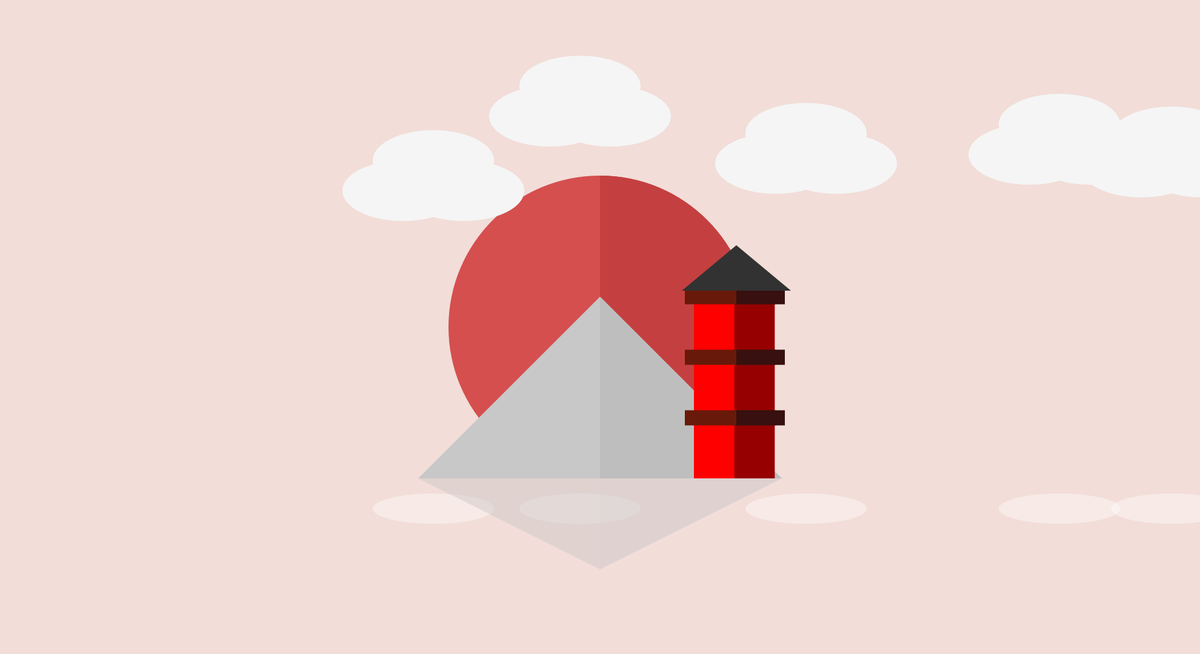
Frame 1 (no input)
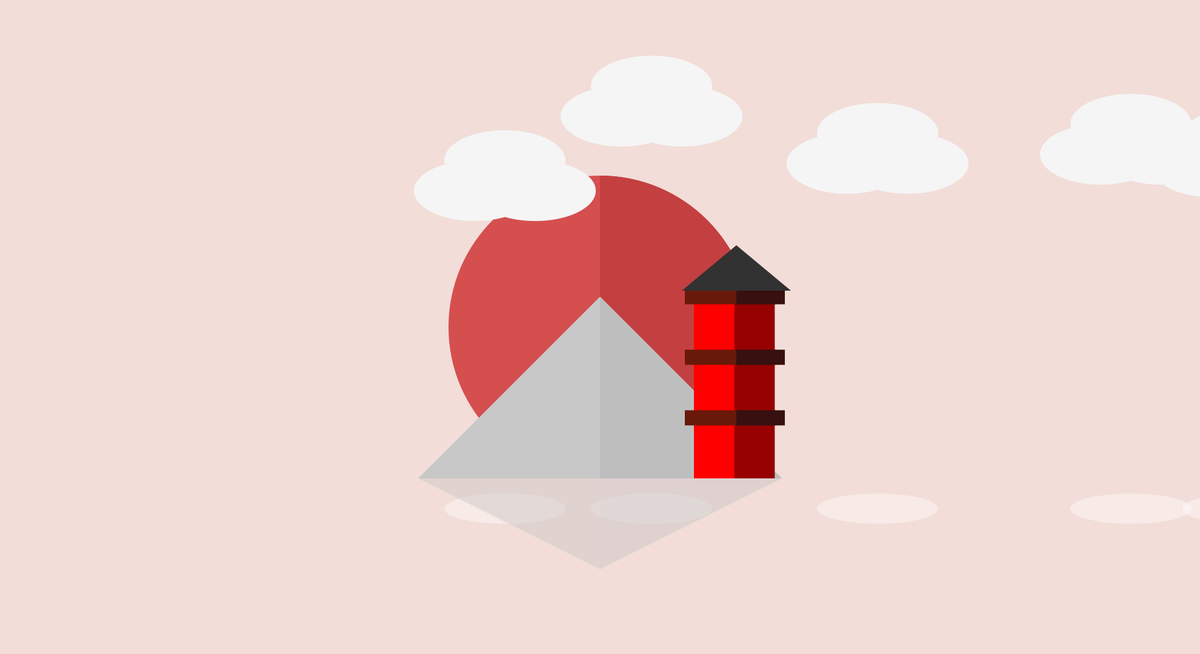
Frame 60 (the mouse pressed at the canvas centre just before this capture)
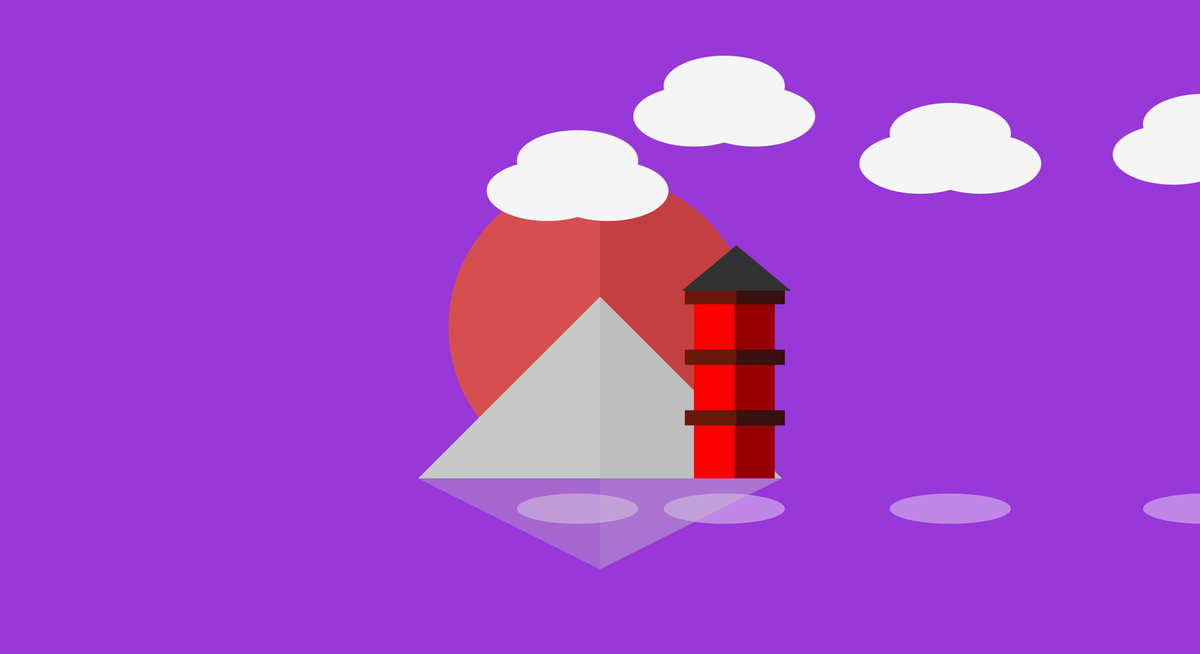
Frame 120 (the mouse held since frame 60 and released just before this capture)

The Processing sketch that drew these frames (run headless with seeded random() and noise(); from frame 60 on, the mouse is pressed at the canvas centre):

// Processing sketch: Day2
// ── Day2.pde
String printThis = "Your sketch is: ";
int r = 242;
int g = 221;
int b = 216;

int radius = 500;
int Clouds;
int[] PosX;
int[] PosY;

void setup()
{  
  size(1980, 1080);
  PosX = new int[10];
  PosY = new int[10];
  Clouds = 5;
  for(int i = 0; i < Clouds;i++)
  {
    float RanNo = random(0,width);
    PosX[i] = int(RanNo);
    float RanH = random(0,height/4);
    PosY[i] = int(RanH);
  }
}



void draw() 
{
  //Update
  //clear();
  //PosX[1]--;
   
   MouseControl();
   DrawSun();
   DrawClouds(Clouds);
   DrawMoutain();
   DrawTower(3);
}

void MouseControl()
{
  int VarX = mouseX/6;
  int VarY = mouseY/6;
  background(r-VarY,g-VarX,b);
}

void DrawClouds(int Amount)
{
  for (int i = 0; i < Amount; i++)
  {
    noStroke();
    fill(245,245,245);
    ellipse(PosX[i],height/2 - 200 - PosY[i],200,100);
    
    noStroke();
    fill(245,245,245);
    ellipse(100 + PosX[i],height/2 - 200 - PosY[i],200,100);
    
    noStroke();
    fill(245,245,245);
    ellipse(50 + PosX[i],height/2 - 250 - PosY[i],200,100);
    
    //Shadow
    noStroke();
    fill(255,255,255,100);
    ellipse(50 + PosX[i],height/2 + 300,200,50);
    
    PosX[i] += 2;
    
    if(PosX[i] - 300 > width)
    {
      PosX[i] = -300;
    }
  }
}

void DrawSun()
{
  //ellipse
  noStroke();
  fill(213,79,79);
  ellipse(width/2,height/2,radius,radius);
  
  //ellipse
  fill(196,64,64);
  //ellipse(width/2,height/2,radius,radius);
  arc(width/2,height/2,radius,radius,radians(270),radians(450));
}

void DrawMoutain()
{
    //Tri
  int TriSize = 300;
  int TriOffsetY = 250;
  fill(200,200,200);
  triangle(width/2 - TriSize,height/2 + TriOffsetY, width/2+TriSize,height/2  + TriOffsetY,width/2,height/2 - TriSize  + TriOffsetY);
 
  //Tri Shade
  fill(190,190,190);
  triangle(width/2,height/2 + TriOffsetY, width/2+TriSize,height/2  + TriOffsetY,width/2,height/2 - TriSize  + TriOffsetY);
 
 //Tri Shadow
  int TriSSize = 300;
  int TriSOffsetY = 250;
  fill(190,190,190,90);
  triangle(width/2 - TriSSize,height/2 + TriSOffsetY, width/2+TriSSize,height/2  + TriSOffsetY,width/2,height/2 + (TriSSize  + TriSOffsetY) - 150);
 
  //Tri Shadow Shade

  fill(200,200,200,30);
  triangle(width/2,height/2 + TriSOffsetY, width/2+TriSSize,height/2  + TriSOffsetY,width/2,height/2 + (TriSSize  + TriSOffsetY) - 150);
 
}

void DrawTower(int Level)
{
  int LevelHeight = 100;
  int RoofPos = -50;
  int RoofSize = 100;
  
  for(int i = 0; i < Level;i++)
  {
  int RectSize = 100;
  //rectangles
  fill(255,0,0);
  rectMode(CENTER);
  rect(width/2 + 205,height/2 + (i*LevelHeight),RectSize,RectSize);
  
  //rectangles
  fill(150,0,0);
  rectMode(CENTER);
  rect(width/2 + 205 + (RectSize/2),height/2 + (i*LevelHeight),RectSize/1.5,RectSize);
  
  //rectangles
  fill(104,25,10);
  rectMode(CENTER);
  rect(width/2 + 215,height/2 + RoofPos + (i*LevelHeight),RoofSize * 1.5,RoofSize/4);
  
  //rectangles

    fill(55,16,15);
  rectMode(CENTER);
  rect(width/2 + 215 + (RoofSize/2),height/2 + RoofPos + (i*LevelHeight),(RoofSize/1.25),RoofSize/4);
  }
  
  int TopPos = -310;
  fill(50,50,50);
  triangle(width/2 + 135,height/2 + RoofPos + ((Level)*LevelHeight) + TopPos,width/2 + 215 + RoofSize,height/2 + RoofPos + ((Level)*LevelHeight) + TopPos,width/2 + 175 + (RoofSize/2),height/2 + RoofPos + ((Level)*LevelHeight) - 75  + TopPos);
}
